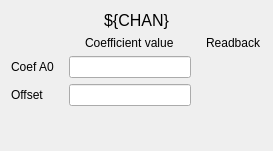
<?xml version="1.0" encoding="UTF-8"?>
<ui version="4.0">
 <class>Form</class>
 <widget class="QWidget" name="Form">
  <property name="geometry">
   <rect>
    <x>0</x>
    <y>0</y>
    <width>273</width>
    <height>151</height>
   </rect>
  </property>
  <property name="windowTitle">
   <string>Bunch Charge ${CHAN} Equation Parameters</string>
  </property>
  <layout class="QVBoxLayout" name="verticalLayout_2">
   <item>
    <widget class="QLabel" name="label_12">
     <property name="font">
      <font>
       <pointsize>12</pointsize>
      </font>
     </property>
     <property name="layoutDirection">
      <enum>Qt::LeftToRight</enum>
     </property>
     <property name="text">
      <string>${CHAN}</string>
     </property>
     <property name="alignment">
      <set>Qt::AlignCenter</set>
     </property>
    </widget>
   </item>
   <item>
    <layout class="QGridLayout" name="gridLayout">
     <property name="horizontalSpacing">
      <number>15</number>
     </property>
     <item row="2" column="2">
      <widget class="PyDMLabel" name="PyDMLabel_9">
       <property name="toolTip">
        <string/>
       </property>
       <property name="whatsThis">
        <string/>
       </property>
       <property name="precision" stdset="0">
        <number>0</number>
       </property>
       <property name="channel" stdset="0">
        <string>ca://TORO:${AREA}:${POS}:0:CoefOffsetRBV</string>
       </property>
      </widget>
     </item>
     <item row="1" column="2">
      <widget class="PyDMLabel" name="PyDMLabel">
       <property name="toolTip">
        <string/>
       </property>
       <property name="whatsThis">
        <string/>
       </property>
       <property name="precision" stdset="0">
        <number>0</number>
       </property>
       <property name="precisionFromPV" stdset="0">
        <bool>true</bool>
       </property>
       <property name="channel" stdset="0">
        <string>ca://TORO:${AREA}:${POS}:0:CoefA0RBV</string>
       </property>
      </widget>
     </item>
     <item row="0" column="1" alignment="Qt::AlignHCenter">
      <widget class="QLabel" name="label_13">
       <property name="text">
        <string>Coefficient value</string>
       </property>
      </widget>
     </item>
     <item row="0" column="2" alignment="Qt::AlignHCenter">
      <widget class="QLabel" name="label_14">
       <property name="text">
        <string>Readback</string>
       </property>
      </widget>
     </item>
     <item row="1" column="1">
      <widget class="PyDMLineEdit" name="PyDMLineEdit">
       <property name="toolTip">
        <string/>
       </property>
       <property name="whatsThis">
        <string/>
       </property>
       <property name="precision" stdset="0">
        <number>5</number>
       </property>
       <property name="precisionFromPV" stdset="0">
        <bool>false</bool>
       </property>
       <property name="alarmSensitiveBorder" stdset="0">
        <bool>true</bool>
       </property>
       <property name="channel" stdset="0">
        <string>ca://TORO:${AREA}:${POS}:0:CoefA0</string>
       </property>
      </widget>
     </item>
     <item row="2" column="1">
      <widget class="PyDMLineEdit" name="PyDMLineEdit_4">
       <property name="toolTip">
        <string/>
       </property>
       <property name="whatsThis">
        <string/>
       </property>
       <property name="precision" stdset="0">
        <number>5</number>
       </property>
       <property name="precisionFromPV" stdset="0">
        <bool>false</bool>
       </property>
       <property name="channel" stdset="0">
        <string>ca://TORO:${AREA}:${POS}:0:CoefOffset</string>
       </property>
      </widget>
     </item>
     <item row="1" column="0">
      <widget class="QLabel" name="label">
       <property name="text">
        <string>Coef A0</string>
       </property>
      </widget>
     </item>
     <item row="2" column="0">
      <widget class="QLabel" name="label_4">
       <property name="text">
        <string>Offset</string>
       </property>
      </widget>
     </item>
    </layout>
   </item>
   <item>
    <spacer name="verticalSpacer">
     <property name="orientation">
      <enum>Qt::Vertical</enum>
     </property>
     <property name="sizeHint" stdset="0">
      <size>
       <width>20</width>
       <height>40</height>
      </size>
     </property>
    </spacer>
   </item>
  </layout>
 </widget>
 <customwidgets>
  <customwidget>
   <class>PyDMLabel</class>
   <extends>QLabel</extends>
   <header>pydm.widgets.label</header>
  </customwidget>
  <customwidget>
   <class>PyDMLineEdit</class>
   <extends>QLineEdit</extends>
   <header>pydm.widgets.line_edit</header>
  </customwidget>
 </customwidgets>
 <tabstops>
  <tabstop>PyDMLineEdit_4</tabstop>
 </tabstops>
 <resources/>
 <connections/>
</ui>
